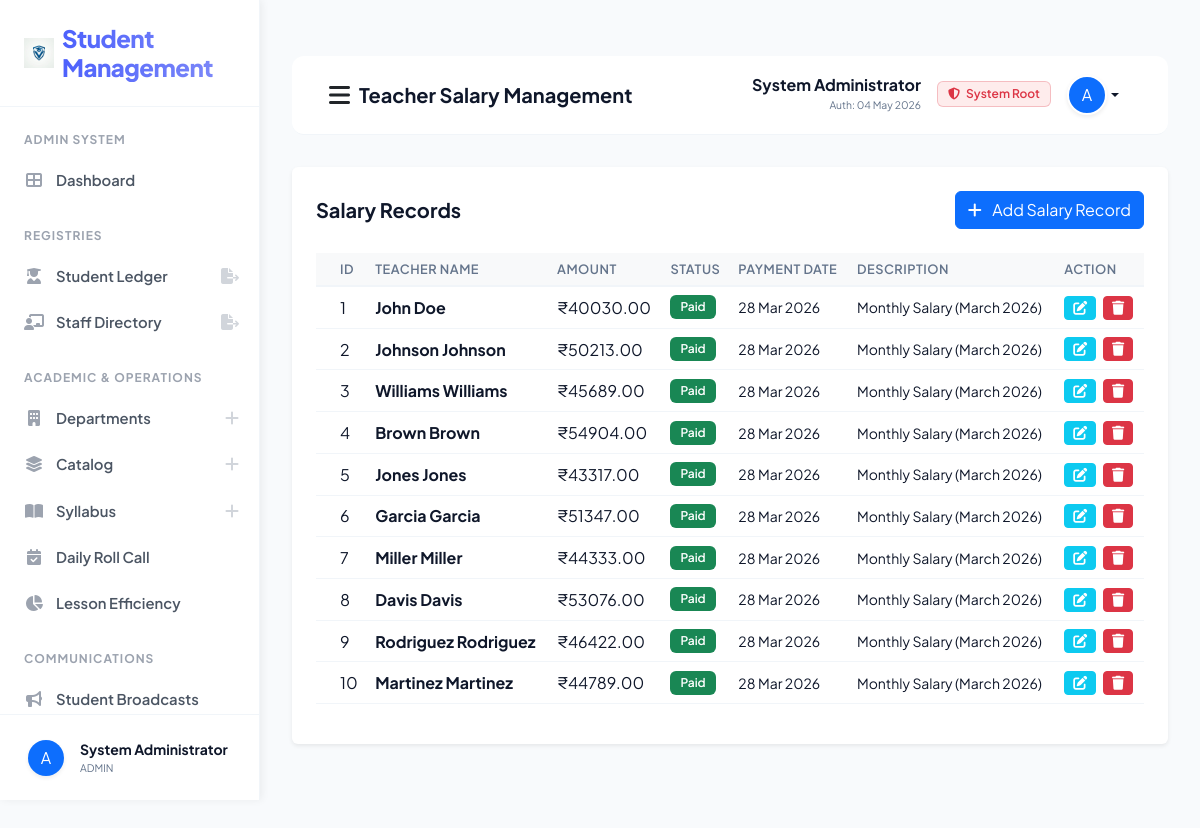
The page /manage_salary/ (signed in) on the database its author committed.
### sms/models.py (models this page shows, shortened)
class CustomUser(AbstractUser):
    USER_TYPE_CHOICES = (
        ('ADMIN', 'Admin'),
        ('TEACHER', 'Teacher'),
        ('STUDENT', 'Student'),
    )
    user_type = models.CharField(max_length=10, choices=USER_TYPE_CHOICES, default='ADMIN')
    profile_pic = models.ImageField(upload_to='profile_pics/', null=True, blank=True)
    phone = models.CharField(max_length=15, null=True, blank=True)

class TeacherSalary(models.Model):
    teacher = models.ForeignKey(Teacher, on_delete=models.CASCADE)
    salary_amount = models.DecimalField(max_digits=10, decimal_places=2)
    payment_date = models.DateField(auto_now_add=True)
    description = models.CharField(max_length=255, blank=True)
    status_choices = (
        ('Paid', 'Paid'),
        ('Pending', 'Pending'),
    )
    status = models.CharField(max_length=50, choices=status_choices, default='Paid')
    created_at = models.DateTimeField(auto_now_add=True)
    updated_at = models.DateTimeField(auto_now=True)

class Teacher(models.Model):
    user = models.OneToOneField(CustomUser, on_delete=models.CASCADE)
    address = models.TextField()
    department = models.ForeignKey(Department, on_delete=models.CASCADE, null=True, blank=True)
    created_at = models.DateTimeField(auto_now_add=True)
    updated_at = models.DateTimeField(auto_now=True)
    def __str__(self):
        return self.user.get_full_name()

### sms/views/admin_views.py (the view)
# urls.py: path('manage_salary/', admin_views.manage_salary, name="manage_salary"),
def manage_salary(request):
    salaries = TeacherSalary.objects.all().order_by('-payment_date')
    form = TeacherSalaryForm()
    context = {
        "salaries": salaries,
        "form": form
    }
    return render(request, "sms/admin_template/manage_salary.html", context)

### sms/templates/sms/admin_template/manage_salary.html (shortened to what this page needs)
﻿{% extends 'sms/base.html' %}
{% block page_title %}Teacher Salary Management{% endblock page_title %}
{% block sidebar_nav %}
{% include 'sms/admin_template/sidebar_template.html' with active_page='manage_salary' %}
{% endblock sidebar_nav %}
{% block main_content %}
<div class="card shadow-sm border-0 p-4">
    <div class="d-flex justify-content-between align-items-center mb-4">
        <h5 class="fw-bold mb-0">Salary Records</h5>
        <button class="btn btn-primary" data-bs-toggle="modal" data-bs-target="#addSalaryModal"><i
                class="fas fa-plus me-2"></i> Add Salary Record</button>
    </div>
    <div class="table-responsive">
        <table class="table table-hover align-middle">
            <thead class="bg-light">
                <tr>
                    <th class="ps-4">ID</th>
                    <th>Teacher Name</th>
                    <th>Amount</th>
                    <th>Status</th>
                    <th>Payment Date</th>
                    <th>Description</th>
                    <th>Action</th>
                </tr>
            </thead>
            <tbody>
                {% for salary in salaries %}
                <tr>
                    <td class="ps-4">{{ forloop.counter }}</td>
                    <td class="fw-bold">{{ salary.teacher.user.get_full_name }}</td>
                    <td>₹{{ salary.salary_amount }}</td>
                    <td>
                        {% if salary.status == 'Paid' %}
                        <span class="badge bg-success">Paid</span>
                        {% else %}
                        <span class="badge bg-warning text-dark">Pending</span>
                        {% endif %}
                    </td>
                    <td class="text-muted small">{{ salary.payment_date|date:"d M Y" }}</td>
                    <td class="text-muted small">{{ salary.description|default:"-" }}</td>
                    <td>
                        <a href="{% url 'edit_salary' salary.id %}" class="btn btn-sm btn-info text-white me-1"><i
                                class="fas fa-edit"></i></a>
                        <a href="{% url 'delete_salary' salary.id %}" class="btn btn-sm btn-danger"
                            onclick="return confirm('Delete this salary record?')"><i class="fas fa-trash"></i></a>
                    </td>
                </tr>
                {% empty %}
                <tr>
                    <td colspan="7" class="text-center py-5 text-muted">No salary records found.</td>
                </tr>
                {% endfor %}
            </tbody>
        </table>
    </div>
</div>
{% endblock main_content %}

### sms/templates/sms/base.html (shortened to what this page needs)
<!DOCTYPE html>
{% load static %}
<html lang="en">
<head>
    <link href="https://cdn.jsdelivr.net/npm/bootstrap@5.3.0/dist/css/bootstrap.min.css" rel="stylesheet">
    <link rel="stylesheet" href="https://cdnjs.cloudflare.com/ajax/libs/font-awesome/6.4.0/css/all.min.css">
    <link rel="stylesheet" href="{% static 'css/style.css' %}?v=4.0">
</head>
<body>
    <div class="sidebar" id="sidebar">
        <div class="sidebar-brand d-flex align-items-center">
            <img src="{% static 'images/logo.png' %}" width="30" height="30" class="me-2">
            <h4 class="m-0">Student Management</h4>
        </div>
        <div class="nav flex-column sidebar-scroll flex-grow-1 overflow-y-auto">
            {% block sidebar_nav %}{% endblock sidebar_nav %}
        </div>
        <div class="sidebar-footer border-top p-0 mt-auto">
            <div class="dropup w-100">
                <button class="btn w-100 d-flex align-items-center p-3 border-0 bg-transparent dropdown-toggle no-caret" type="button" data-bs-toggle="dropdown" aria-expanded="false">
                    {% if user.profile_pic %}
                    <img src="{{ user.profile_pic.url }}" width="36" height="36" class="rounded-circle me-3 shadow-sm">
                    {% else %}
                    <div class="bg-primary text-white rounded-circle d-flex align-items-center justify-content-center shadow-sm me-3" style="width: 36px; height: 36px; flex-shrink: 0;">
                        {{ user.username|first|upper }}
                    </div>
                    {% endif %}
                    <div class="text-start overflow-hidden">
                        <div class="fw-bold small text-dark text-truncate">{{ user.get_full_name }}</div>
                        <div class="text-muted text-truncate" style="font-size: 0.65rem;">{{ user.user_type }}</div>
                    </div>
                </button>
            </div>
        </div>
    </div>
    <div class="main-content">
        <nav class="navbar border-bottom">
            <div class="container-fluid">
                <div class="d-flex align-items-center">
                    <button id="sidebarToggle" class="btn btn-link link-dark me-2 p-0">
                        <i class="fas fa-bars fs-4 text-main"></i>
                    </button>
                    <span class="navbar-brand fw-bold text-dark">{% block page_title %}{% endblock page_title %}</span>
                </div>
                <div class="d-flex align-items-center">
                    <div class="dropdown">
                        <button
                            class="btn btn-link dropdown-toggle text-decoration-none text-dark d-flex align-items-center"
                            type="button" data-bs-toggle="dropdown">
                            <div class="text-end me-3 d-none d-md-block">
                                <span class="d-block fw-bold lh-1 mb-1">{{ user.get_full_name }}</span>
                                <span class="d-block text-muted" style="font-size: 0.65rem;">Auth: {{ user.last_login|date:"d M Y" }}</span>
                            </div>
                            {% if user.user_type == "TEACHER" %}
                            <span class="badge bg-soft-success text-success me-3 border border-success border-opacity-25 d-none d-lg-inline-block">
                                <i class="fas fa-certificate me-1"></i> Staff Verified
                            </span>
                            {% elif user.user_type == "STUDENT" %}
                             <span class="badge bg-soft-primary text-primary me-3 border border-primary border-opacity-25 d-none d-lg-inline-block">
                                <i class="fas fa-user-graduate me-1"></i> Student ID Active
                            </span>
                             {% elif user.user_type == "ADMIN" %}
                             <span class="badge bg-soft-danger text-danger me-3 border border-danger border-opacity-25 d-none d-lg-inline-block">
                                <i class="fas fa-shield-alt me-1"></i> System Root
                            </span>
                            {% endif %}
                            {% if user.profile_pic %}
                            <img src="{{ user.profile_pic.url }}" width="40" height="40" class="rounded-circle shadow-sm border border-light">
                            {% else %}
                            <div class="bg-primary text-white rounded-circle d-flex align-items-center justify-content-center shadow-sm"
                                style="width: 40px; height: 40px; border: 2px solid white;">
                                {{ user.username|first|upper }}
                            </div>
                            {% endif %}
                        </button>
                    </div>
                </div>
            </div>
        </nav>
        {% block main_content %}{% endblock main_content %}
    </div>
</body>
</html>

### sms/static/css/style.css (style rules this page uses)
:root { --primary-color: #4d61fc; --primary-hover: #3b4ad9; --sidebar-bg: #ffffff; --sidebar-text: #4b5563; --sidebar-active-bg: #eff6ff; --sidebar-active-text: #4d61fc; --border-color: #f1f5f9; --body-bg: #f8fafc; --card-bg: #ffffff; --text-main: #0f172a; --text-muted: #64748b; --transition-speed: 0.25s; --shadow-premium: 0 10px 40px -10px rgba(0, 0, 0, 0.08); }
.bg-soft-danger { background: rgba(239, 68, 68, 0.1) !important; }
body { background-color: var(--body-bg) !important; color: var(--text-main) !important; font-family: 'Plus Jakarta Sans', sans-serif !important; margin: 0 !important; overflow-x: hidden !important; transition: background-color var(--transition-speed), color var(--transition-speed); }
.sidebar { width: 260px; height: 100vh; position: fixed; top: 0; left: 0; background-color: var(--sidebar-bg); border-right: 1px solid var(--border-color); box-shadow: 2px 0 8px rgba(0,0,0,0.06); z-index: 1060; display: flex; flex-direction: column; overflow: hidden; transition: left var(--transition-speed) ease-in-out; }
.sidebar-brand { padding: 24px !important; border-bottom: 1px solid var(--border-color) !important; flex-shrink: 0 !important; }
.sidebar-brand h4 { margin: 0 !important; font-weight: 800 !important; letter-spacing: -0.5px !important; background: linear-gradient(to right, var(--primary-color), #818cf8); -webkit-background-clip: text; background-clip: text; -webkit-text-fill-color: transparent; }
.sidebar-scroll { overflow-y: auto !important; overflow-x: hidden !important; flex: 1 !important; min-height: 0 !important; flex-wrap: nowrap !important; }
.sidebar-footer { padding: 8px 12px !important; border-top: 1px solid var(--border-color) !important; flex-shrink: 0 !important; }
.no-caret::after { display: none !important; }
.main-content { margin-left: 260px; padding: 32px 32px 100px 32px; min-height: 100vh; box-sizing: border-box; transition: margin-left var(--transition-speed); }
h5.fw-bold { color: var(--text-main); }
.badge { font-weight: 600 !important; padding: 6px 10px !important; }
.table { color: var(--text-main) !important; }
.table thead th { border-bottom: 2px solid var(--border-color) !important; color: var(--text-muted) !important; font-weight: 600 !important; text-transform: uppercase !important; font-size: 0.8rem !important; letter-spacing: 0.5px !important; background-color: transparent !important; }
.table tbody td { border-color: var(--border-color) !important; color: var(--text-main) !important; background-color: transparent !important; }
.navbar { background: var(--card-bg) !important; border-bottom: 1px solid var(--border-color) !important; padding: 12px 24px !important; margin-bottom: 32px !important; border-radius: 12px !important; transition: background var(--transition-speed), border-color var(--transition-speed); }
.text-dark { color: var(--text-main) !important; }
.text-muted { color: var(--text-muted) !important; }

### rows shown on the page
CustomUser: username|first "A", get_full_name "System Administrator", user_type "ADMIN", last_login "04 May 2026"
TeacherSalary: teacher.user.get_full_name "John Doe", salary_amount "40030.00", status "Paid", payment_date "28 Mar 2026", description "Monthly Salary (March 2026)"
TeacherSalary: teacher.user.get_full_name "Johnson Johnson", salary_amount "50213.00", status "Paid", payment_date "28 Mar 2026", description "Monthly Salary (March 2026)"
TeacherSalary: teacher.user.get_full_name "Williams Williams", salary_amount "45689.00", status "Paid", payment_date "28 Mar 2026", description "Monthly Salary (March 2026)"
TeacherSalary: teacher.user.get_full_name "Brown Brown", salary_amount "54904.00", status "Paid", payment_date "28 Mar 2026", description "Monthly Salary (March 2026)"
TeacherSalary: teacher.user.get_full_name "Jones Jones", salary_amount "43317.00", status "Paid", payment_date "28 Mar 2026", description "Monthly Salary (March 2026)"
TeacherSalary: teacher.user.get_full_name "Garcia Garcia", salary_amount "51347.00", status "Paid", payment_date "28 Mar 2026", description "Monthly Salary (March 2026)"
TeacherSalary: teacher.user.get_full_name "Miller Miller", salary_amount "44333.00", status "Paid", payment_date "28 Mar 2026", description "Monthly Salary (March 2026)"
TeacherSalary: teacher.user.get_full_name "Davis Davis", salary_amount "53076.00", status "Paid", payment_date "28 Mar 2026", description "Monthly Salary (March 2026)"
TeacherSalary: teacher.user.get_full_name "Rodriguez Rodriguez", salary_amount "46422.00", status "Paid", payment_date "28 Mar 2026", description "Monthly Salary (March 2026)"
TeacherSalary: teacher.user.get_full_name "Martinez Martinez", salary_amount "44789.00", status "Paid", payment_date "28 Mar 2026", description "Monthly Salary (March 2026)"
